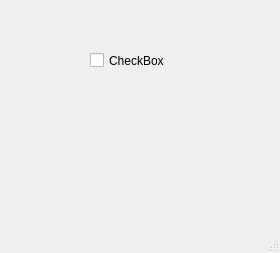
<?xml version="1.0" encoding="UTF-8"?>
<ui version="4.0">
 <class>MainWindow</class>
 <widget class="QMainWindow" name="MainWindow">
  <property name="geometry">
   <rect>
    <x>0</x>
    <y>0</y>
    <width>280</width>
    <height>253</height>
   </rect>
  </property>
  <property name="windowTitle">
   <string>MainWindow</string>
  </property>
  <widget class="QWidget" name="centralwidget">
   <widget class="QCheckBox" name="checkBox">
    <property name="geometry">
     <rect>
      <x>90</x>
      <y>40</y>
      <width>81</width>
      <height>41</height>
     </rect>
    </property>
    <property name="text">
     <string>CheckBox</string>
    </property>
   </widget>
   <widget class="QLabel" name="lblTexto">
    <property name="geometry">
     <rect>
      <x>110</x>
      <y>100</y>
      <width>49</width>
      <height>16</height>
     </rect>
    </property>
    <property name="text">
     <string/>
    </property>
   </widget>
  </widget>
  <widget class="QMenuBar" name="menubar">
   <property name="geometry">
    <rect>
     <x>0</x>
     <y>0</y>
     <width>280</width>
     <height>33</height>
    </rect>
   </property>
  </widget>
  <widget class="QStatusBar" name="statusbar"/>
 </widget>
 <resources/>
 <connections/>
</ui>
